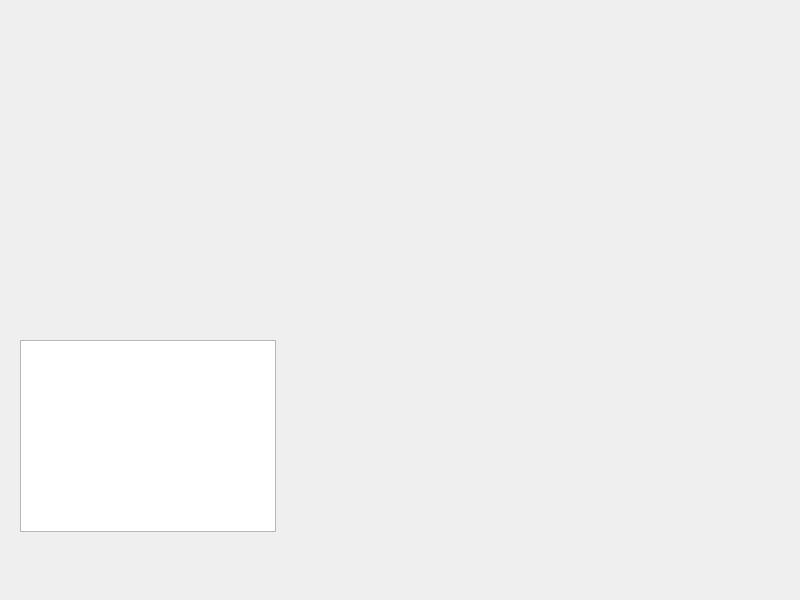
<?xml version="1.0" encoding="UTF-8"?>
<ui version="4.0">
 <class>Dialog</class>
 <widget class="QDialog" name="Dialog">
  <property name="geometry">
   <rect>
    <x>0</x>
    <y>0</y>
    <width>800</width>
    <height>600</height>
   </rect>
  </property>
  <property name="windowTitle">
   <string>Dialog</string>
  </property>
  <widget class="QListWidget" name="listWidget">
   <property name="geometry">
    <rect>
     <x>20</x>
     <y>340</y>
     <width>256</width>
     <height>192</height>
    </rect>
   </property>
  </widget>
 </widget>
 <resources/>
 <connections/>
</ui>
